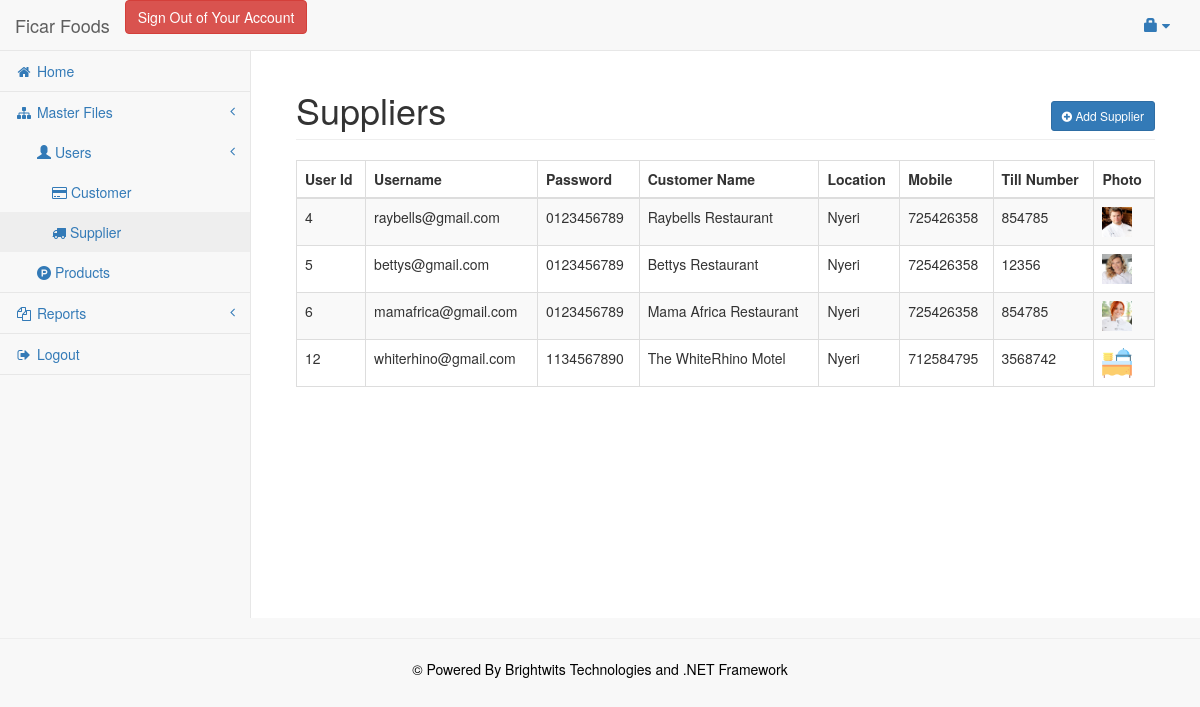
Page /Admin/suppliers.php on the committed database.
### tables this page shows
CREATE TABLE `users` (
  `id` int(11) NOT NULL,
  `username` varchar(100) DEFAULT NULL,
  `password` varchar(100) DEFAULT NULL,
  `Access_level` int(11) DEFAULT NULL,
  `Customer_name` varchar(100) DEFAULT NULL,
  `Location` varchar(100) DEFAULT NULL,
  `mobile` int(11) DEFAULT NULL,
  `TillNumber` int(11) DEFAULT NULL,
  `photo` varchar(100) DEFAULT NULL,
  `Description` varchar(100) DEFAULT NULL
);

### Admin/suppliers.php (the view, shortened to what this page needs)
<?php
    $myid=$_GET["hid"];
?>
<!DOCTYPE html>
<html>
<head>
    <link href="../vendor/bootstrap/css/bootstrap.min.css" rel="stylesheet" />
    <link href="../vendor/datatables-plugins/dataTables.bootstrap.css" rel="stylesheet" />
    <link href="../vendor/datatables-responsive/dataTables.responsive.css" rel="stylesheet" />
    <link href="../vendor/font-awesome/css/font-awesome.min.css" rel="stylesheet" />
    <link href="../vendor/metisMenu/metisMenu.min.css" rel="stylesheet" />
    <link href="../dist/css/sb-admin-2.css" rel="stylesheet" />
    <link href="../Content/fourGrid.css" rel="stylesheet" />
</head>
<body>
    <div id="wrapper">
        <nav class="navbar navbar-default navbar-fixed-top" role="navigation" style="margin-bottom: 0">
            <div class="navbar-header">
                <a class="navbar-brand" href="#">Ficar Foods</a>
                <a href="logout.php" class="btn btn-danger">Sign Out of Your Account</a>
            </div>
            <ul class="nav navbar-top-links navbar-right">
                <li class="dropdown">
                    <a class="dropdown-toggle" data-toggle="dropdown" href="#">
                        <span class="glyphicon glyphicon-lock"></span> <?php echo $myid; ?>  <i class="fa fa-caret-down"></i>
                    </a>
                </li>
            </ul>
            <div class="navbar-default sidebar" role="navigation">
                <div class="sidebar-nav navbar-collapse">
                    <ul class="nav" id="side-menu">
                        <li>
                            <a href="index.php"><i class="fa fa-home fa-fw"></i> Home</a>
                        </li>
                        <li>
                            <a href="#"><i class="fa fa-sitemap fa-fw"></i> Master Files<span class="fa arrow"></span></a>
                            <ul class="nav nav-second-level">
                                <li>
                                    <a href="#"><span class="glyphicon glyphicon-user"></span> Users <span class="fa arrow"></span></a>
                                    <ul class="nav nav-third-level">
                                        <li>
                                            <a href="customers.php"> <i class="fa fa-credit-card"></i> Customer</a>
                                        </li>
                                        <li>
                                            <a href="suppliers.php"> <i class="fa fa-truck"></i> Supplier</a>
                                        </li>
                                    </ul>
                                </li>
                                <li>
                                    <a href="allproducts.php"> <i class="fa fa-product-hunt"></i> Products</a>
                                </li>
                            </ul>
                        </li>
                        <li>
                            <a href="#"><i class="fa fa-copy fa-fw"></i> Reports<span class="fa arrow"></span></a>
                        </li>
                        <li><a href="#logout" data-toggle="modal"><i class="fa fa-sign-out fa-fw"></i> Logout</a></li>
                    </ul>
                </div>
            </div>
        </nav>
    </div>
    <div>
<div style="height:50px;"></div>
<div id="page-wrapper">
    <div class="container-fluid">
        <div class="row">
            <div class="col-lg-12">
                <h1 class="page-header">
                    Suppliers
                    <span class="pull-right">
                        <button class="btn btn-primary btn-sm" data-toggle="modal" data-target="#addsupplier"><i class="fa fa-plus-circle"></i> Add Supplier</button>
                    </span>
                </h1>
            </div>
        </div>
        <div class="row">
            <div class="col-lg-12">
                <table width="100%" class="table table-striped table-bordered table-hover" id="supTable">
                    <thead>
                        <tr>
                            <th>User Id</th>
                            <th>Username</th>
                            <th>Password</th>
                            <th>Customer Name</th>
                            <th>Location</th>
                            <th>Mobile</th>
                            <th>Till Number</th>
                            <th>Photo</th>
                        </tr>
                    </thead>
                    <tbody>
                    <?php
                $conn = mysqli_connect('localhost','root','','shopping') or die(mysql_error());
                $query = "SELECT * FROM users WHERE Access_level = '2' ";
                $result = mysqli_query($conn, $query);
                if (mysqli_num_rows($result) > 0)
                {
                    while ($row = mysqli_fetch_array($result))
                    {
                      ?>
                            <tr>
                            <td> <?php echo $row["id"]; ?> </td>
                            <td> <?php echo $row["username"]; ?> </td>
                            <td> <?php echo $row["password"]; ?> </td>
                            <td> <?php echo $row["Customer_name"]; ?> </td>
                            <td> <?php echo $row["Location"]; ?> </td>
                            <td> <?php echo $row["mobile"]; ?> </td>
                            <td> <?php echo $row["TillNumber"]; ?> </td>
                            <td> <img src="<?php echo $row["photo"]; ?>" width="30" height="30"> </td>
                            </tr>
                            <?php
        }
    }
    ?>
                    </tbody>
                </table>
            </div>
        </div>
    </div>
</div>
        <hr />
        <footer>
            <center> <p style="color: black;">&copy; Powered By Brightwits Technologies and .NET Framework</p></center>
        </footer>
    </div>
</body>
</html>

### rows in the picture
users: id "4", username "raybells@gmail.com", password "0123456789", Customer_name "Raybells Restaurant", Location "Nyeri", mobile "725426358", TillNumber "854785", photo (picture)
users: id "5", username "bettys@gmail.com", password "0123456789", Customer_name "Bettys Restaurant", Location "Nyeri", mobile "725426358", TillNumber "12356", photo (picture)
users: id "6", username "mamafrica@gmail.com", password "0123456789", Customer_name "Mama Africa Restaurant", Location "Nyeri", mobile "725426358", TillNumber "854785", photo (picture)
users: id "12", username "whiterhino@gmail.com", password "1134567890", Customer_name "The WhiteRhino Motel", Location "Nyeri", mobile "712584795", TillNumber "3568742", photo (picture)
